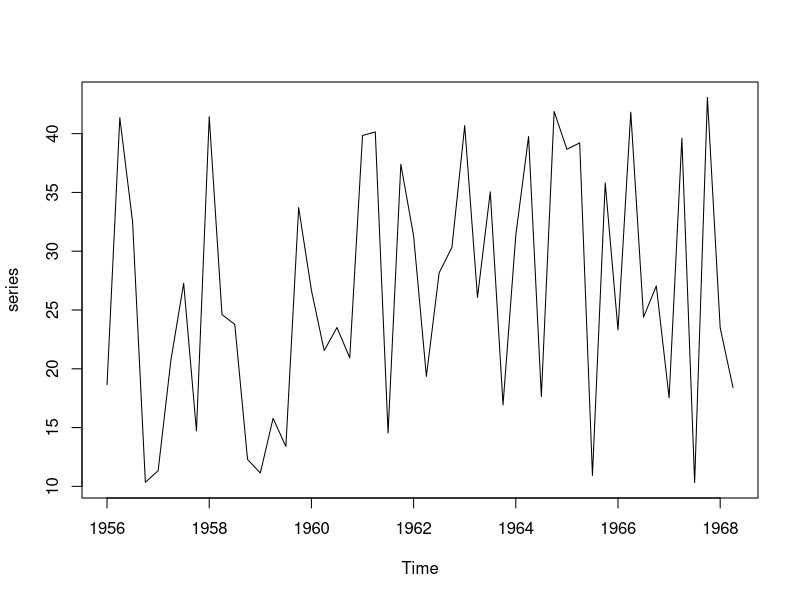
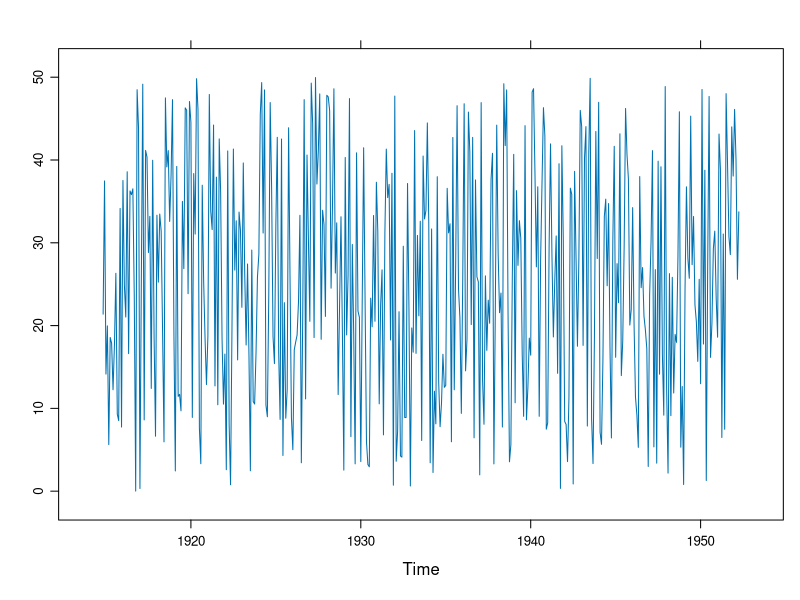

These charts were generated, in order, by the following R code:
## CREATING VECTOR

data <- runif( n =50,
               min = 10,
               max = 45)


## FORMING TIME SERIES
# assume that we start at year 1956 with 4 observations each year (quarterly)
series <- ts( data,
              start = 1956,       # first value of cycle
              frequency = 4)      # number of observations per cycle

## VISUALISING
plot(series)

## CHECK TIME STAMP
time(series)
#          Qtr1    Qtr2    Qtr3    Qtr4
# 1956    1956.00 1956.25 1956.50 1956.75

## we want to start in the third quarter
series2 <- ts( data,
               start = c(1956,3),       
               frequency = 4) 

time(series2)
#        Qtr1    Qtr2    Qtr3    Qtr4
# 1956                 1956.50 1956.75

## hourly measurements with daily patterns with the first one starting at 8am
daily <- ts(data,
            start= c(1,8),
            frequency = 24)


## making a time series of 450 random numbers monthly starting in november 1914
random <- runif(n=450,
                min=0,
                max=50)
random_series <- ts(random,
                    start = c(1914,11),
                    frequency = 12)
library(lattice)
xyplot.ts(random_series)
